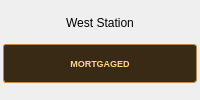
       <widget class="QFrame" name="tile15">
        <property name="tile" stdset="0">
         <bool>true</bool>
        </property>
        <layout class="QVBoxLayout" name="tileLayout15">
         <property name="spacing">
          <number>2</number>
         </property>
         <property name="leftMargin">
          <number>3</number>
         </property>
         <property name="topMargin">
          <number>3</number>
         </property>
         <property name="rightMargin">
          <number>3</number>
         </property>
         <property name="bottomMargin">
          <number>3</number>
         </property>
         <item>
          <widget class="QLabel" name="tileName15">
           <property name="styleSheet">
            <string>font-size: 12px;</string>
           </property>
           <property name="text">
            <string>West Station</string>
           </property>
           <property name="alignment">
            <set>Qt::AlignmentFlag::AlignCenter</set>
           </property>
           <property name="wordWrap">
            <bool>true</bool>
           </property>
          </widget>
         </item>
         <item>
          <widget class="QLabel" name="mortgageLabel15">
           <property name="visible">
            <bool>false</bool>
           </property>
           <property name="styleSheet">
            <string notr="true">background-color: #392a16; color: #ffd584; border: 1px solid #b88b46; border-radius: 3px; padding: 2px; font-size: 9px; font-weight: bold;</string>
           </property>
           <property name="text">
            <string>MORTGAGED</string>
           </property>
           <property name="alignment">
            <set>Qt::AlignmentFlag::AlignCenter</set>
           </property>
          </widget>
         </item>
         <item>
          <widget class="QWidget" name="tokenArea15" native="true">
           <property name="minimumSize">
            <size>
             <width>0</width>
             <height>12</height>
            </size>
           </property>
           <property name="maximumSize">
            <size>
             <width>16777215</width>
             <height>12</height>
            </size>
           </property>
          </widget>
         </item>
        </layout>
       </widget>
